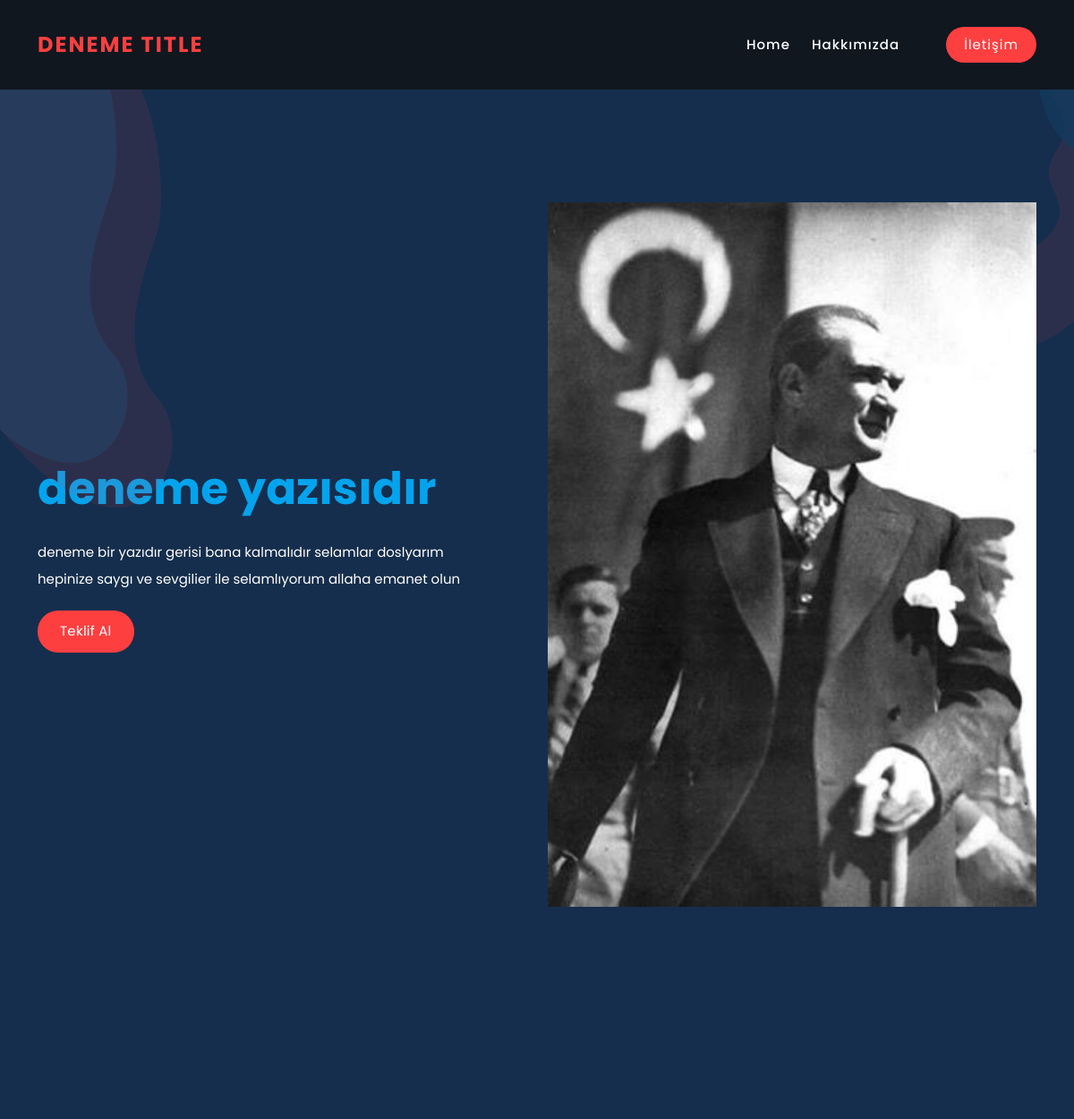
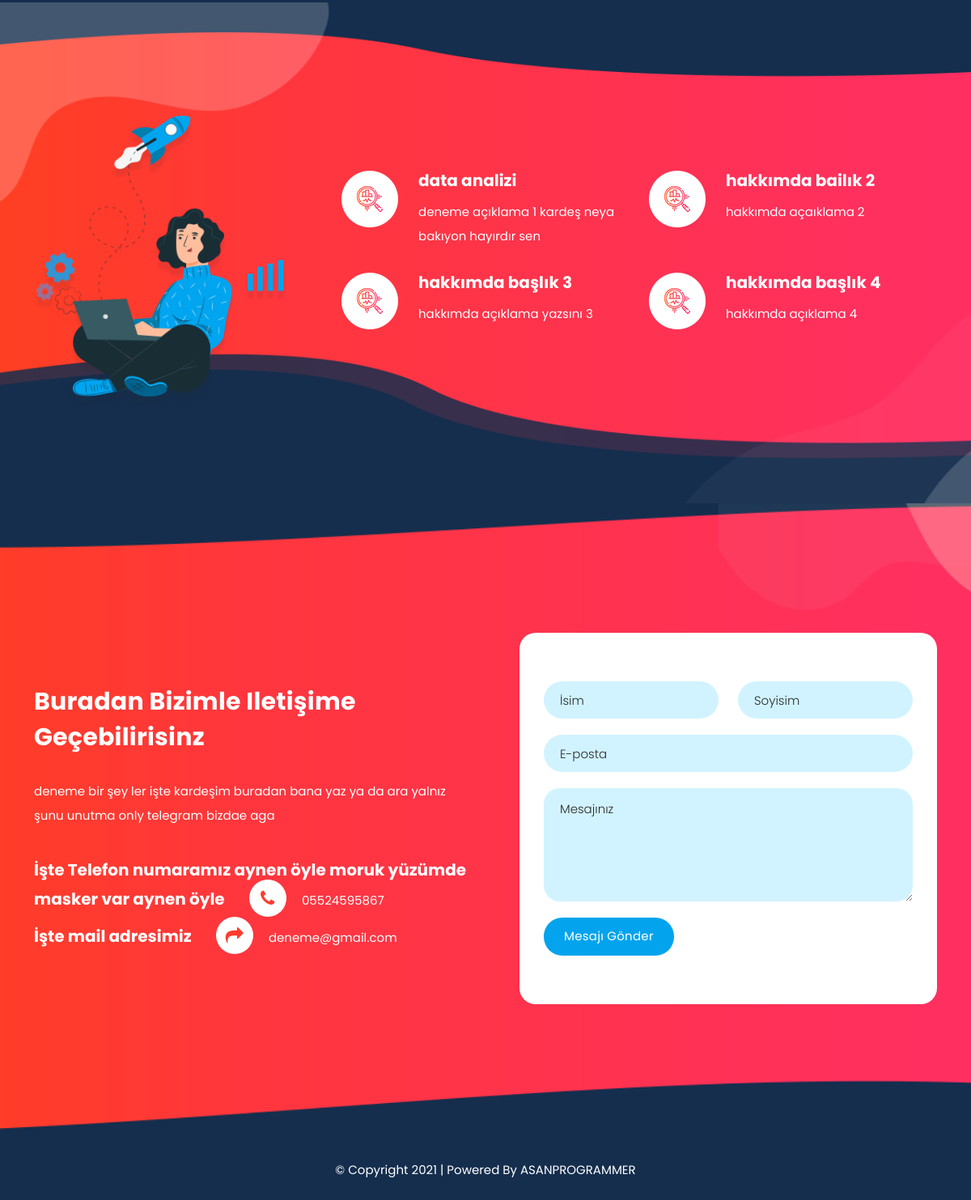
The page / on the database its author committed (2 pictures, top to bottom).
### tables this page shows
CREATE TABLE IF NOT EXISTS `theme` (
  `id` int(11) NOT NULL AUTO_INCREMENT,
  `field_name` varchar(255) DEFAULT NULL,
  `name` varchar(255) NOT NULL,
  `value` text NOT NULL,
  `type` varchar(255) NOT NULL,
  PRIMARY KEY (`id`)
);

### helper.php (called while the page is built, shortened)
<?php
function getValue($name){
    global $db;
    $query = $db->prepare("SELECT * FROM theme WHERE name = :name");
    $query->execute(["name" => $name]);
    $fetchData = $query->fetch(PDO::FETCH_ASSOC);
    return $fetchData["value"];
}

### index.php (the view, shortened to what this page needs)
<!DOCTYPE html>
<html lang="en">
  <head>
    <link href="vendor/bootstrap/css/bootstrap.min.css" rel="stylesheet">
    <link rel="stylesheet" href="<?=FRONT_ASSETS?>assets/css/fontawesome.css">
    <link rel="stylesheet" href="<?=FRONT_ASSETS?>assets/css/templatemo-space-dynamic.css">
    <link rel="stylesheet" href="<?=FRONT_ASSETS?>assets/css/animated.css">
    <link rel="stylesheet" href="<?=FRONT_ASSETS?>assets/css/owl.css">
  </head>
<body style="background-color: #152e4d">
  <header class="header-area header-sticky wow slideInDown" data-wow-duration="0.75s" data-wow-delay="0s"  >
    <div class="container" >
      <div class="row">
        <div class="col-12">
          <nav class="main-nav">
            <a href="index" class="logo">
              <h4><span><?=getValue('site_title')?></span></h4>
            </a>
            <ul class="nav">
              <li class="scroll-to-section"><a href="#top" style="color:white">Home</a></li>
              <li class="scroll-to-section"><a href="#about" style="color:white">Hakkımızda</a></li>
              <li class="scroll-to-section"><div class="main-red-button"><a href="#contact">İletişim</a></div></li>
            </ul>
          </nav>
        </div>
      </div>
    </div>
  </header>
  <div class="main-banner wow fadeIn" id="top" data-wow-duration="1s" data-wow-delay="0.5s">
    <div class="container">
      <div class="row">
        <div class="col-lg-12">
          <div class="row">
            <div class="col-lg-6 align-self-center">
              <div class="left-content header-text wow fadeInLeft" data-wow-duration="1s" data-wow-delay="1s">
                <h2><em><?=getValue('top_title')?></em></h2>
                <p style="color: white"><?=getValue('top_article')?></p>
                  <div class="main-red-button"><a href="#contact"><?=getValue('button_text')?></a></div>
              </div>
            </div>
            <div class="col-lg-6">
              <div class="right-image wow fadeInRight" data-wow-duration="1s" data-wow-delay="0.5s">
                <img src="<?=FRONT_ASSETS . getValue('top_image')?>" alt="team meeting">
              </div>
            </div>
          </div>
        </div>
      </div>
    </div>
  </div>
  <div id="about" class="about-us section">
    <div class="container">
      <div class="row">
        <div class="col-lg-4">
          <div class="left-image wow fadeIn" data-wow-duration="1s" data-wow-delay="0.2s">
            <img src="<?=FRONT_ASSETS . getValue('about_image')?>" alt="image">
          </div>
        </div>
        <div class="col-lg-8 align-self-center">
          <div class="services">
            <div class="row">
              <div class="col-lg-6">
                <div class="item wow fadeIn" data-wow-duration="1s" data-wow-delay="0.5s">
                  <div class="icon">
                    <img src="<?=FRONT_ASSETS?>assets/images/service-icon-02.png" alt="reporting">
                  </div>
                  <div class="right-text">
                    <h4><?=getValue('about_title_1')?></h4>
                    <p><?=getValue('about_article_1')?></p>
                  </div>
                </div>
              </div>
              <div class="col-lg-6">
                <div class="item wow fadeIn" data-wow-duration="1s" data-wow-delay="0.7s">
                  <div class="icon">
                    <img src="<?=FRONT_ASSETS?>assets/images/service-icon-02.png" alt="">
                  </div>
                  <div class="right-text">
                    <h4><?=getValue('about_title_2')?></h4>
                      <p><?=getValue('about_article_2')?></p>
                  </div>
                </div>
              </div>
              <div class="col-lg-6">
                <div class="item wow fadeIn" data-wow-duration="1s" data-wow-delay="0.9s">
                  <div class="icon">
                    <img src="<?=FRONT_ASSETS?>assets/images/service-icon-02.png" alt="">
                  </div>
                    <div class="right-text">
                        <h4><?=getValue('about_title_3')?></h4>
                        <p><?=getValue('about_article_3')?></p>
                    </div>
                </div>
              </div>
              <div class="col-lg-6">
                <div class="item wow fadeIn" data-wow-duration="1s" data-wow-delay="1.1s">
                  <div class="icon">
                    <img src="<?=FRONT_ASSETS?>assets/images/service-icon-02.png" alt="">
                  </div>
                    <div class="right-text">
                        <h4><?=getValue('about_title_4')?></h4>
                        <p><?=getValue('about_article_4')?></p>
                    </div>
                </div>
              </div>
            </div>
          </div>
        </div>
      </div>
    </div>
  </div>
  <div id="contact" class="contact-us section">
    <div class="container">
      <div class="row">
        <div class="col-lg-6 align-self-center wow fadeInLeft" data-wow-duration="0.5s" data-wow-delay="0.25s">
          <div class="section-heading">
            <h2><?=getValue('footer_title')?></h2>
            <p><?=getValue('footer_article')?></p>
            <div class="phone-info">
              <h4><?=getValue('contact_title_2')?><span><i class="fa fa-phone"></i> <a href="#"><?=getValue('contact_telephone')?></a></span></h4>
              <h4><?=getValue('contact_title_1')?><span><i class="fa fa-mail-forward"></i> <a href="#"><?=getValue('contact_mail')?></a></span></h4>
            </div>
          </div>
        </div>
        <div class="col-lg-6 wow fadeInRight" data-wow-duration="0.5s" data-wow-delay="0.25s">
          <form id="contact" action="" method="post">
            <div class="row">
              <div class="col-lg-6">
                <fieldset>
                  <input type="text" name="name" id="name" placeholder="İsim" autocomplete="on" required>
                </fieldset>
              </div>
              <div class="col-lg-6">
                <fieldset>
                  <input type="text" name="surname" id="surname" placeholder="Soyisim" autocomplete="on" required>
                </fieldset>
              </div>
              <div class="col-lg-12">
                <fieldset>
                  <input type="text" name="email" id="email" pattern="[^ @]*@[^ @]*" placeholder="E-posta" required="">
                </fieldset>
              </div>
              <div class="col-lg-12">
                <fieldset>
                  <textarea name="message" type="text" class="form-control" id="message" placeholder="Mesajınız" required=""></textarea>
                </fieldset>
              </div>
              <div class="col-lg-12">
                <fieldset>
                  <button type="submit" name="send" id="form-submit" class="main-button ">Mesajı Gönder</button>
                </fieldset>
              </div>
            </div>
          </form>
        </div>
      </div>
    </div>
  </div>
  <footer>
    <div class="container">
      <div class="row">
        <div class="col-lg-12 wow fadeIn" data-wow-duration="1s" data-wow-delay="0.25s">
            <p><?=getValue('copyright')?></p>
        </div>
      </div>
    </div>
  </footer>
</body>
</html>

### rows shown on the page
theme: value "DENEME TITLE"
theme: value "deneme yazısıdır"
theme: value "deneme bir yazıdır gerisi bana kalmalıdır selamlar doslyarım hepinize saygı ve sevgilier ile selamlıyorum allaha emanet olun"
theme: value "Teklif Al"
theme: value (picture)
theme: value (picture)
theme: value "data analizi"
theme: value "deneme açıklama 1 kardeş neya bakıyon hayırdır sen"
theme: value "hakkımda bailık 2"
theme: value "hakkımda açaıklama 2"
theme: value "hakkımda başlık 3"
theme: value "hakkımda açıklama yazsını 3"
theme: value "hakkımda başlık 4"
theme: value "hakkımda açıklama 4"
theme: value "Buradan Bizimle Iletişime Geçebilirisinz"
theme: value "deneme bir şey ler işte kardeşim buradan bana yaz ya da ara yalnız şunu unutma only telegram bizdae aga"
theme: value "İşte Telefon numaramız aynen öyle moruk yüzümde masker var aynen öyle"
theme: value "05524595867"
theme: value "İşte mail adresimiz"
theme: value "deneme@gmail.com"
theme: value "© Copyright 2021 | Powered By ASANPROGRAMMER"
